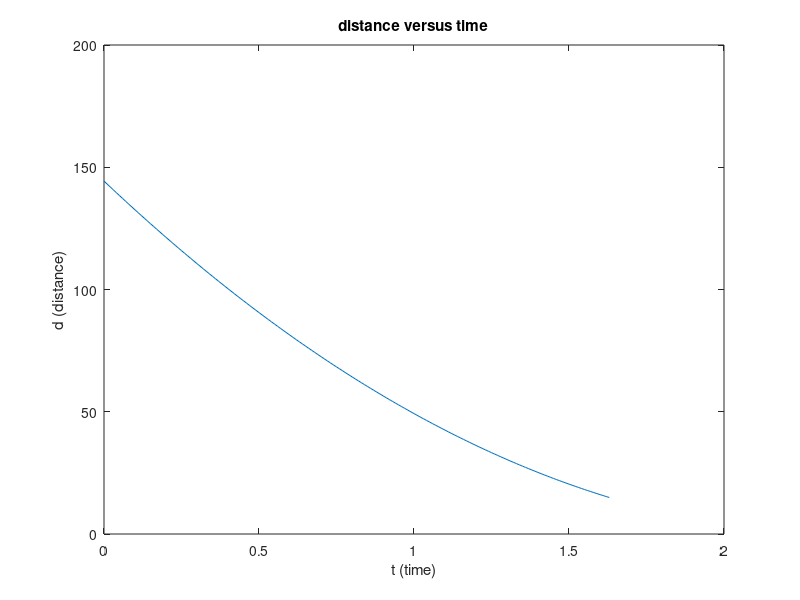

MATLAB code to generate this figure:
t = 0;
d=100;
arrayt = zeros(1,1000);
arrayd = zeros(1,1000);
i=1;

while (d>15)
    x = 5*t-10;
    y = 25*(t^2)-120*t+144;
    d = sqrt(x^2 + y^2);
    arrayt(i) = t;
    arrayd(i) = d;
    t = t+0.01;
    i = i+1;
end

arrayt = arrayt(1:i-1);
arrayd = arrayd(1:i-1);

plot(arrayt, arrayd);
title('distance versus time');
xlabel('t (time)');
ylabel('d (distance)');

